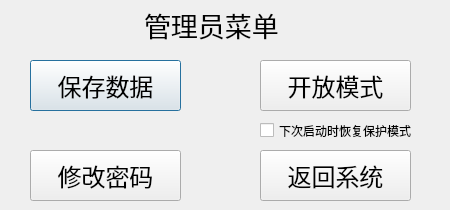
<?xml version="1.0" encoding="UTF-8"?>
<ui version="4.0">
 <class>AdminMenu</class>
 <widget class="QDialog" name="AdminMenu">
  <property name="geometry">
   <rect>
    <x>0</x>
    <y>0</y>
    <width>450</width>
    <height>210</height>
   </rect>
  </property>
  <property name="windowTitle">
   <string>管理员菜单</string>
  </property>
  <property name="windowIcon">
   <iconset resource="pic.qrc">
    <normaloff>:/new/prefix1/001.ico</normaloff>:/new/prefix1/001.ico</iconset>
  </property>
  <widget class="QLabel" name="label">
   <property name="geometry">
    <rect>
     <x>144</x>
     <y>0</y>
     <width>170</width>
     <height>50</height>
    </rect>
   </property>
   <property name="font">
    <font>
     <family>黑体</family>
     <pointsize>20</pointsize>
    </font>
   </property>
   <property name="text">
    <string>管理员菜单</string>
   </property>
  </widget>
  <widget class="QPushButton" name="DataSave">
   <property name="geometry">
    <rect>
     <x>30</x>
     <y>60</y>
     <width>151</width>
     <height>51</height>
    </rect>
   </property>
   <property name="font">
    <font>
     <family>黑体</family>
     <pointsize>18</pointsize>
    </font>
   </property>
   <property name="text">
    <string>保存数据</string>
   </property>
  </widget>
  <widget class="QPushButton" name="OpenMode">
   <property name="geometry">
    <rect>
     <x>260</x>
     <y>60</y>
     <width>151</width>
     <height>51</height>
    </rect>
   </property>
   <property name="font">
    <font>
     <family>黑体</family>
     <pointsize>18</pointsize>
    </font>
   </property>
   <property name="text">
    <string>开放模式</string>
   </property>
  </widget>
  <widget class="QCheckBox" name="AutoRecover">
   <property name="geometry">
    <rect>
     <x>260</x>
     <y>120</y>
     <width>191</width>
     <height>21</height>
    </rect>
   </property>
   <property name="text">
    <string>下次启动时恢复保护模式</string>
   </property>
  </widget>
  <widget class="QPushButton" name="ChangePswd">
   <property name="geometry">
    <rect>
     <x>30</x>
     <y>150</y>
     <width>151</width>
     <height>51</height>
    </rect>
   </property>
   <property name="font">
    <font>
     <family>黑体</family>
     <pointsize>18</pointsize>
    </font>
   </property>
   <property name="text">
    <string>修改密码</string>
   </property>
  </widget>
  <widget class="QPushButton" name="Back">
   <property name="geometry">
    <rect>
     <x>260</x>
     <y>150</y>
     <width>151</width>
     <height>51</height>
    </rect>
   </property>
   <property name="font">
    <font>
     <family>黑体</family>
     <pointsize>18</pointsize>
    </font>
   </property>
   <property name="text">
    <string>返回系统</string>
   </property>
  </widget>
 </widget>
 <resources>
  <include location="pic.qrc"/>
 </resources>
 <connections/>
</ui>
